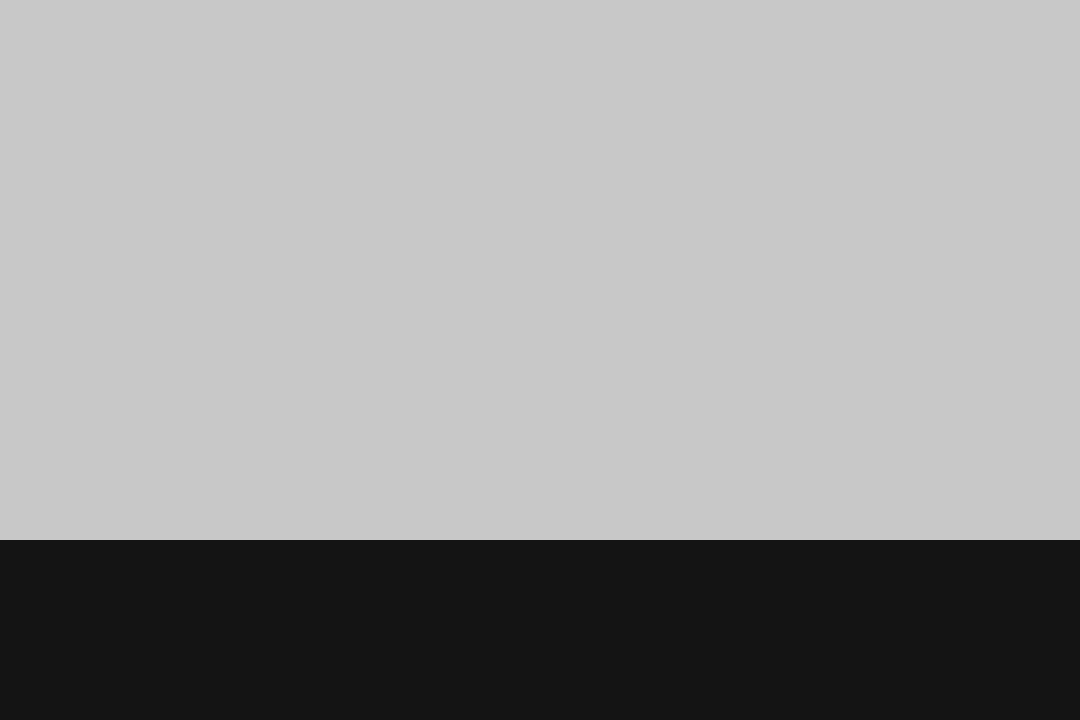
Frame 1 (no input)
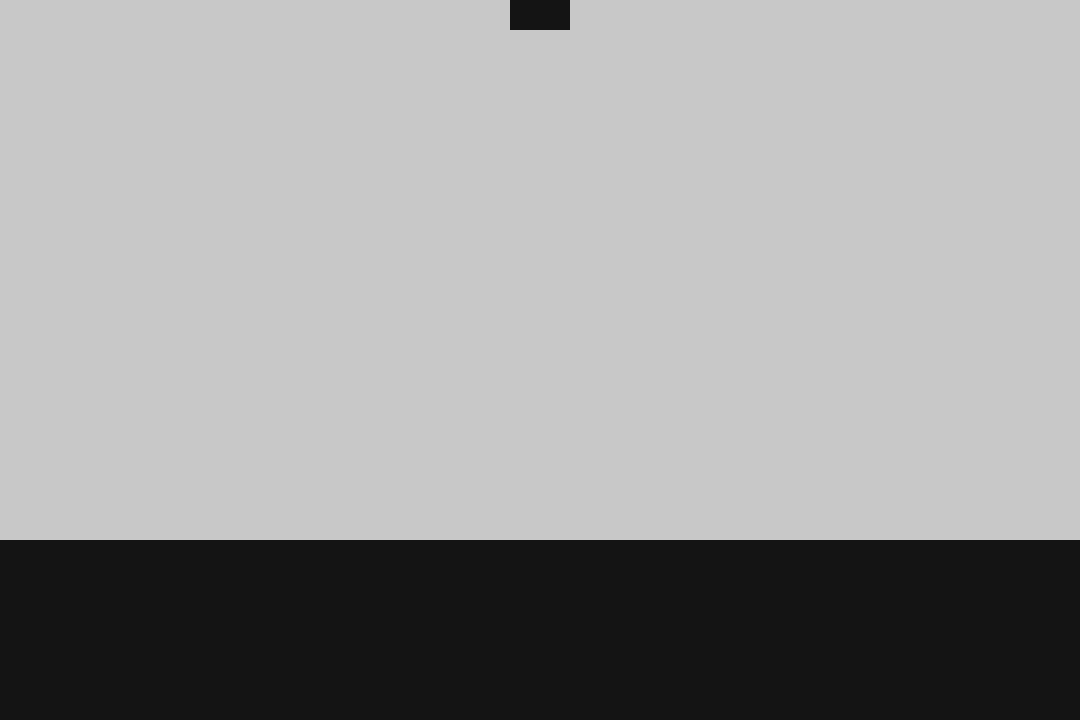
Frame 60 (no input)
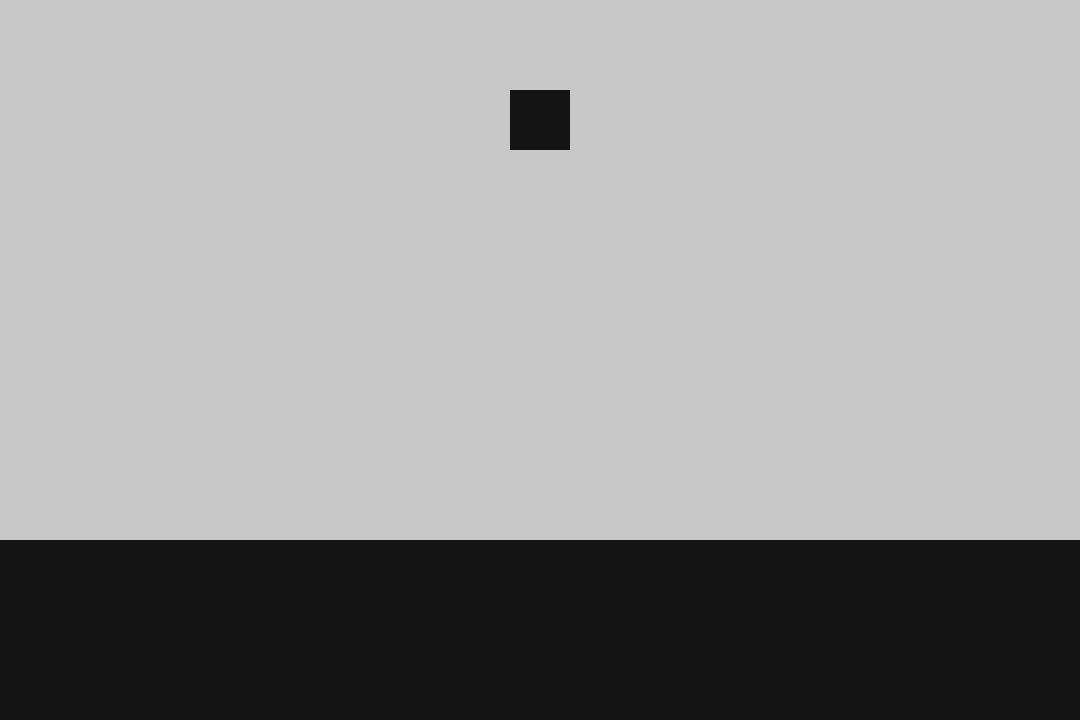
Frame 120 (the mouse pressed at the canvas centre since frame 60)

The p5.js sketch that drew these frames (run headless with seeded random() and noise() and a simulated clock; from frame 60 on, the mouse is pressed at the canvas centre):

// p5.js sketch
// ── sketch.js
var rectSize = 60;
var playerPosX;
var playerPosY;
var floorHeight;
var intro;
var segment1;
var movement;
var pressW, pressA, pressS, pressD;
var playerSpd;
//var bounce;

function setup() {
	createCanvas(1080, 720);
	noStroke();
	playerPosX = width/2 - rectSize/2;
	playerPosY = 0 - 150;
	floorHeight = height*3/4;
	intro = true;
	segment1 = true;
	movement = false;
	pressW = false;
	pressA = false;
	pressS = false;
	pressD = false;
	playerSpd = 3;
	//bounce = true;
}

function floorUpdate(){
	rect(0, floorHeight, width, height/4);
}

function playerUpdate(){
	if(playerPosY < floorHeight - rectSize){
		playerPosY += 2;
	}
	/*
	else if(bounce && playerPosY == floorHeight){
		for(var i = 0; i < 10; i++){
			playerPosY -= 6;
		}
		bounce = false;
	}
	if(playerPosY < height/2 - rectSize/2){
		bounce = true;
	}
	*/
	if(movement){
		if(pressA == true){
			println("a is working in movement");
			playerPosX -= playerSpd;
		}
		if(pressD == true){
			playerPosX += playerSpd;
		}
	}
	rect(playerPosX, playerPosY, rectSize, rectSize);
}

function finishIntroTrans(){
	playerPosX -= 2;
	if(playerPosX <= width/7){
		intro = false;
		movement = true;
	}
}

function shapeParticles(){
	//particles flow from one side of screen to the other
}

function draw() {
	background(200,200,200);
	fill(20,20,20);
	playerUpdate();
	floorUpdate();
	if(playerPosY == floorHeight - rectSize && intro){
		finishIntroTrans();
	}
	if(pressD == true){
		println("aghh");
	}
}

function keyPressed(){
	println("keypressed worked");
	if(key == 'w'){ pressW = true; println("w boy");}
	if(key == 'a'){ pressA = true; }
	if(key == 's'){ pressS = true; }
	if(key == 'd'){ pressD = true; }
}

function keyReleased(){
	println("keyreleased worked");
	if(key == 'w'){ pressW = false; }
	if(key == 'a'){ pressA = false; }
	if(key == 's'){ pressS = false; }
	if(key == 'd'){ pressD = false; }
}
